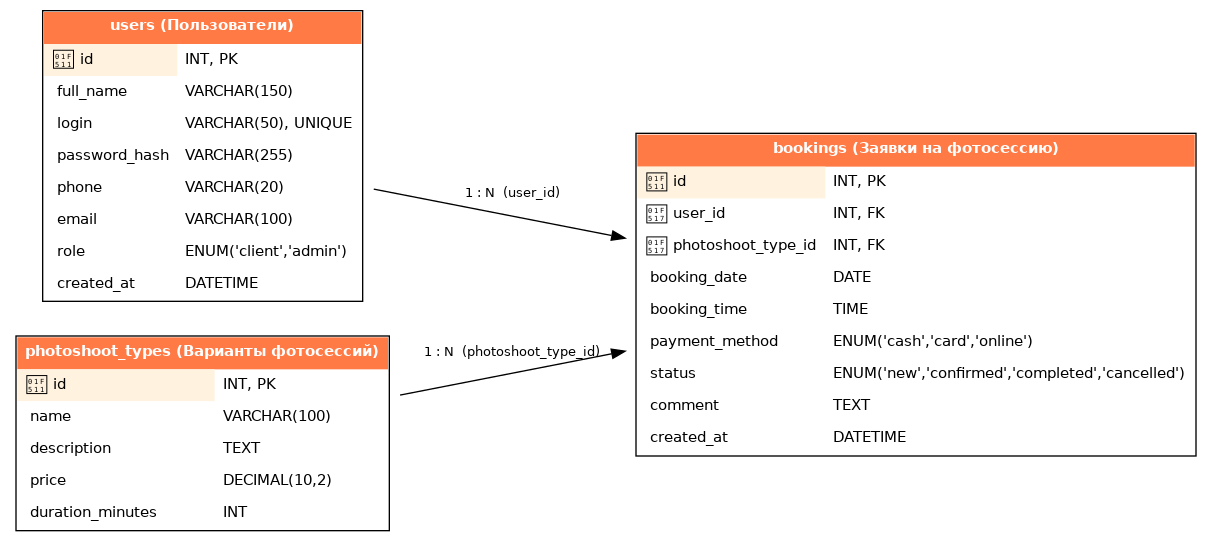

Write the Python code that produced this figure.
from graphviz import Digraph

g = Digraph('ER', format='png')
g.attr(rankdir='LR', bgcolor='white', fontname='Segoe UI')
g.attr('node', shape='none', fontname='Segoe UI', fontsize='11')

def entity(name, title, fields):
    rows = "".join(
        f'<TR><TD ALIGN="LEFT" BGCOLOR="{"#FFF3E0" if pk else "white"}">{icon} {fname}</TD>'
        f'<TD ALIGN="LEFT">{ftype}</TD></TR>'
        for fname, ftype, pk, icon in fields
    )
    label = f'''<
    <TABLE BORDER="1" CELLBORDER="0" CELLSPACING="0" CELLPADDING="6">
    <TR><TD COLSPAN="2" BGCOLOR="#FF7A45"><FONT COLOR="white"><B>{title}</B></FONT></TD></TR>
    {rows}
    </TABLE>>'''
    g.node(name, label=label)

entity('users', 'users (Пользователи)', [
    ('id', 'INT, PK', True, '&#128273;'),
    ('full_name', 'VARCHAR(150)', False, ''),
    ('login', 'VARCHAR(50), UNIQUE', False, ''),
    ('password_hash', 'VARCHAR(255)', False, ''),
    ('phone', 'VARCHAR(20)', False, ''),
    ('email', 'VARCHAR(100)', False, ''),
    ('role', "ENUM('client','admin')", False, ''),
    ('created_at', 'DATETIME', False, ''),
])

entity('photoshoot_types', 'photoshoot_types (Варианты фотосессий)', [
    ('id', 'INT, PK', True, '&#128273;'),
    ('name', 'VARCHAR(100)', False, ''),
    ('description', 'TEXT', False, ''),
    ('price', 'DECIMAL(10,2)', False, ''),
    ('duration_minutes', 'INT', False, ''),
])

entity('bookings', 'bookings (Заявки на фотосессию)', [
    ('id', 'INT, PK', True, '&#128273;'),
    ('user_id', 'INT, FK', False, '&#128279;'),
    ('photoshoot_type_id', 'INT, FK', False, '&#128279;'),
    ('booking_date', 'DATE', False, ''),
    ('booking_time', 'TIME', False, ''),
    ('payment_method', "ENUM('cash','card','online')", False, ''),
    ('status', "ENUM('new','confirmed','completed','cancelled')", False, ''),
    ('comment', 'TEXT', False, ''),
    ('created_at', 'DATETIME', False, ''),
])

g.edge('users', 'bookings', label='1 : N  (user_id)', fontname='Segoe UI', fontsize='10')
g.edge('photoshoot_types', 'bookings', label='1 : N  (photoshoot_type_id)', fontname='Segoe UI', fontsize='10')

g.render('/sessions/dazzling-dreamy-gates/mnt/outputs/project/docs/er_diagram', cleanup=True)
print("done")
